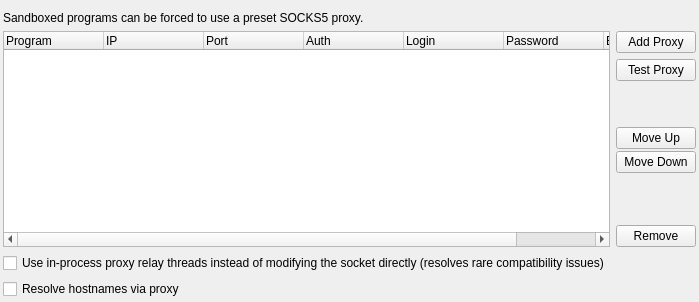
           <widget class="QWidget" name="tabNetProxy">
            <attribute name="title">
             <string>Internet Proxy</string>
            </attribute>
            <layout class="QGridLayout" name="gridLayout_64">
             <property name="leftMargin">
              <number>3</number>
             </property>
             <property name="rightMargin">
              <number>3</number>
             </property>
             <property name="bottomMargin">
              <number>3</number>
             </property>
             <item row="0" column="0">
              <layout class="QGridLayout" name="gridLayout_15">
               <item row="7" column="1">
                <widget class="QPushButton" name="btnDelProxy">
                 <property name="text">
                  <string>Remove</string>
                 </property>
                </widget>
               </item>
               <item row="0" column="0">
                <widget class="QLabel" name="label_180">
                 <property name="text">
                  <string>Sandboxed programs can be forced to use a preset SOCKS5 proxy.</string>
                 </property>
                 <property name="wordWrap">
                  <bool>true</bool>
                 </property>
                </widget>
               </item>
               <item row="3" column="1">
                <spacer name="verticalSpacer_33">
                 <property name="orientation">
                  <enum>Qt::Orientation::Vertical</enum>
                 </property>
                 <property name="sizeHint" stdset="0">
                  <size>
                   <width>20</width>
                   <height>40</height>
                  </size>
                 </property>
                </spacer>
               </item>
               <item row="4" column="1">
                <layout class="QVBoxLayout" name="verticalLayout_3">
                 <property name="spacing">
                  <number>2</number>
                 </property>
                 <item>
                  <layout class="QHBoxLayout" name="horizontalLayout_4">
                   <item>
                    <widget class="QPushButton" name="btnMoveProxyUp">
                     <property name="text">
                      <string>Move Up</string>
                     </property>
                    </widget>
                   </item>
                  </layout>
                 </item>
                 <item>
                  <layout class="QHBoxLayout" name="horizontalLayout_5">
                   <item>
                    <widget class="QPushButton" name="btnMoveProxyDown">
                     <property name="text">
                      <string>Move Down</string>
                     </property>
                    </widget>
                   </item>
                  </layout>
                 </item>
                </layout>
               </item>
               <item row="9" column="0">
                <widget class="QCheckBox" name="chkProxyResolveHostnames">
                 <property name="text">
                  <string>Resolve hostnames via proxy</string>
                 </property>
                </widget>
               </item>
               <item row="2" column="1">
                <widget class="QPushButton" name="btnTestProxy">
                 <property name="text">
                  <string>Test Proxy</string>
                 </property>
                </widget>
               </item>
               <item row="1" column="1">
                <widget class="QPushButton" name="btnAddProxy">
                 <property name="text">
                  <string>Add Proxy</string>
                 </property>
                </widget>
               </item>
               <item row="1" column="0" rowspan="7">
                <widget class="QTreeWidget" name="treeProxy">
                 <property name="sortingEnabled">
                  <bool>false</bool>
                 </property>
                 <column>
                  <property name="text">
                   <string>Program</string>
                  </property>
                 </column>
                 <column>
                  <property name="text">
                   <string>IP</string>
                  </property>
                 </column>
                 <column>
                  <property name="text">
                   <string>Port</string>
                  </property>
                 </column>
                 <column>
                  <property name="text">
                   <string>Auth</string>
                  </property>
                 </column>
                 <column>
                  <property name="text">
                   <string>Login</string>
                  </property>
                 </column>
                 <column>
                  <property name="text">
                   <string>Password</string>
                  </property>
                 </column>
                 <column>
                  <property name="text">
                   <string>Bypass IPs</string>
                  </property>
                 </column>
                </widget>
               </item>
               <item row="5" column="1">
                <spacer name="verticalSpacer_41">
                 <property name="orientation">
                  <enum>Qt::Orientation::Vertical</enum>
                 </property>
                 <property name="sizeHint" stdset="0">
                  <size>
                   <width>20</width>
                   <height>40</height>
                  </size>
                 </property>
                </spacer>
               </item>
               <item row="8" column="0">
                <widget class="QCheckBox" name="chkUseProxyThreads">
                 <property name="text">
                  <string>Use in-process proxy relay threads instead of modifying the socket directly (resolves rare compatibility issues)</string>
                 </property>
                </widget>
               </item>
              </layout>
             </item>
            </layout>
           </widget>
